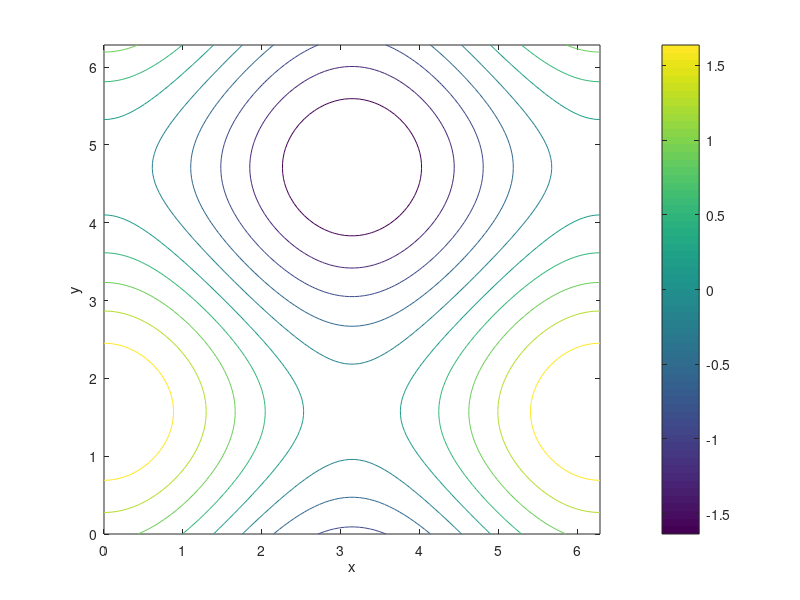

Reproduce this figure in MATLAB.
% linspace는 콜론 연산자 ":"과 유사하지만, 
% 점 개수를 직접 제어할 수 있으며 항상 끝점을 포함함
% 이름 "linspace"의 "lin"은 선형 간격 값을 생성하는 것을 의미
x = 1:10;
y = 1:10;

%% meshgrid 란? -->mesh/pcolor/contour
[X,Y] = meshgrid(x, y); 
% 벡터 x 및 y에 포함된 좌표를 바탕으로 2차원 그리드 좌표를 반환
% X는 각 행이 x의 복사본인 행렬이고, Y는 각 열이 y의 복사본인 행렬
% 좌표 X와 Y로 표현되는 그리드에는 length(y)개의 행과 length(x)개의 열이 있다

Z = X+Y;

mesh(X,Y,Z)

xlabel('x')
ylabel('y')
zlabel('z')


%% mesh
x = linspace(0, 2*pi, 100);
y = linspace(0, 2*pi, 100);

[X,Y] = meshgrid(x,y);

Z = cos(X) + sin(Y);

mesh(X,Y,Z)

xlabel('x')
ylabel('y')
zlabel('z')


%% pcolor
pcolor(X,Y,Z)

xlabel('x')
ylabel('y')
zlabel('z')

colorbar;
shading interp;


%% contour.. 등고선그래프
contour(X,Y,Z)	% contour(X,Y,Z,50).. 등고선 개수 50개
		% contourf().. 색 입힌 등고선 그래프
xlabel('x')
ylabel('y')
zlabel('z')

colorbar;